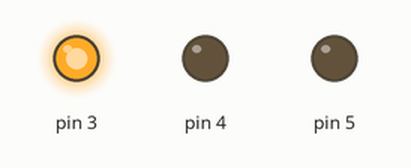
A sketch run on a simulated Arduino Uno, built with avr-gcc and run on an emulated ATmega328P. Shown: output pins drawn as LEDs (lit = HIGH).

Above: at 2.0 s.
At 4.7 s:
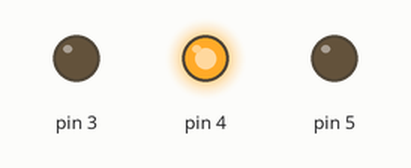
At 7.5 s:
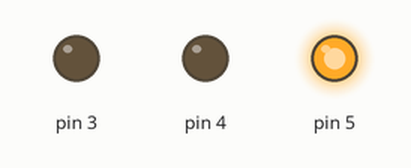
Timing chart, 0 to 12.4 s (numbered marks = the images above):
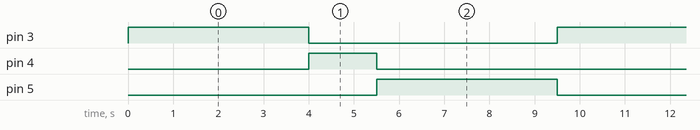

The sketch:

m1_atividade5_questaoA.ino
```cpp
void setup() {
  pinMode(3, OUTPUT);
  pinMode(4, OUTPUT);
  pinMode(5, OUTPUT);
}

void loop() {
  digitalWrite(3, HIGH); delay(4000);
  digitalWrite(3, LOW);

  digitalWrite(4, HIGH); delay(1500);
  digitalWrite(4, LOW);

  digitalWrite(5, HIGH); delay(4000);
  digitalWrite(5, LOW);
}
```

Measured:
- by itself, pin 3, pin 5: alternates HIGH for 4.0 s and LOW for 5.5 s
- by itself, pin 4: alternates HIGH for 1.5 s and LOW for 8.0 s
- by itself, everything shown: repeats every 9.5 s, in 4 steps
